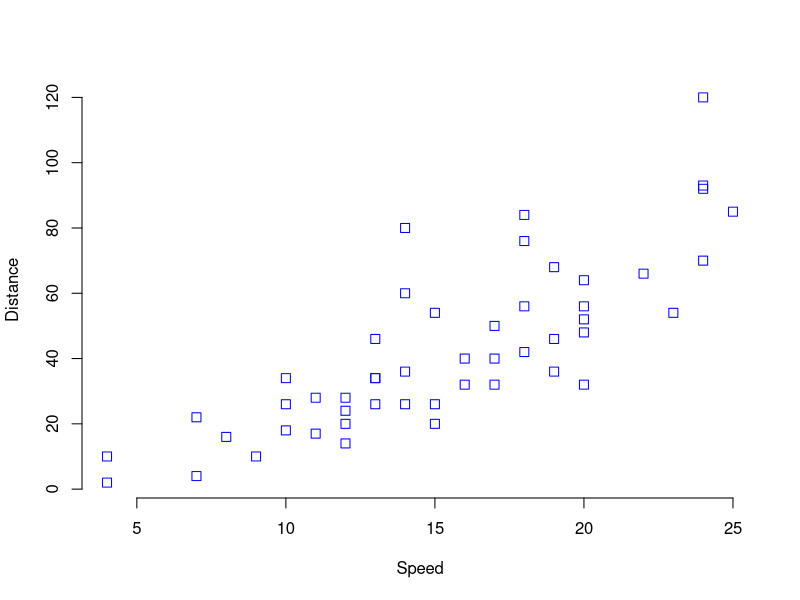
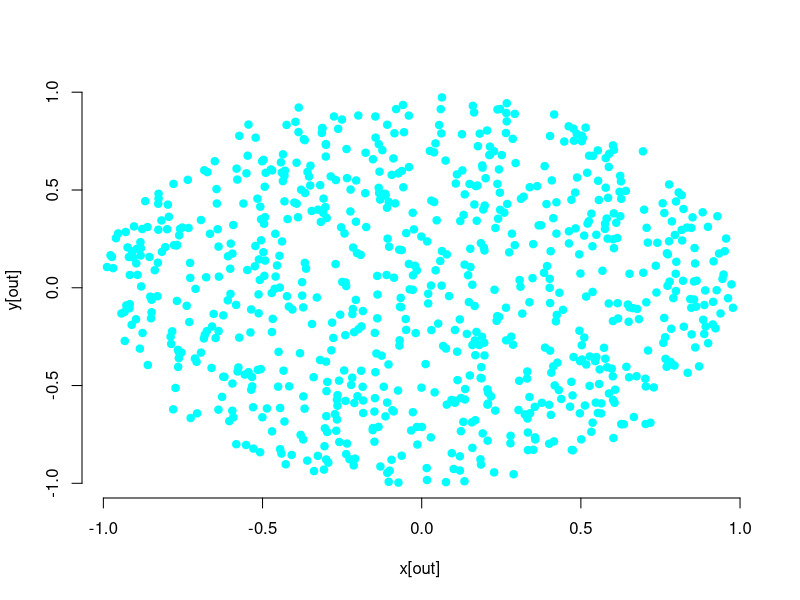
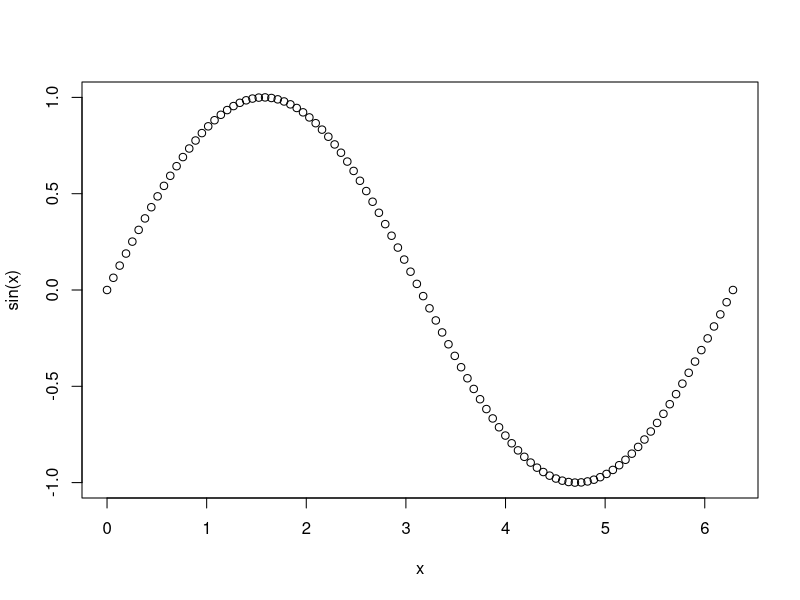
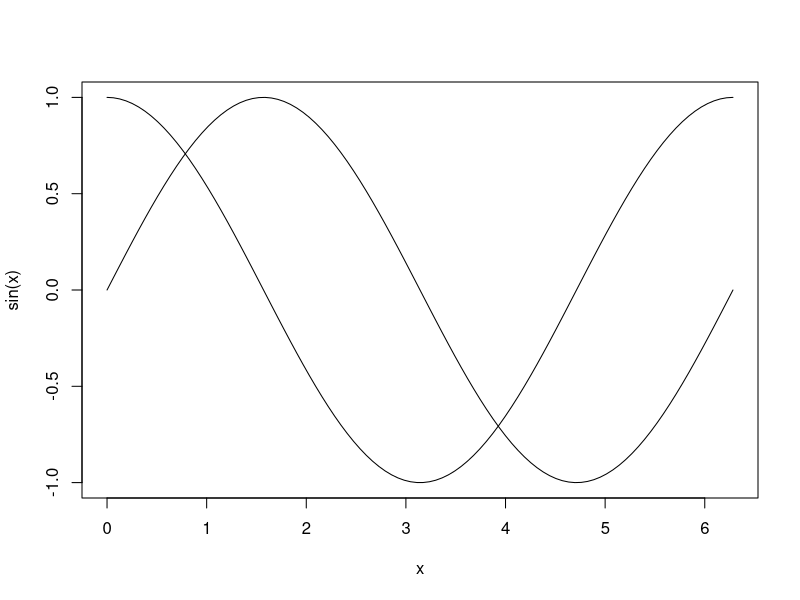
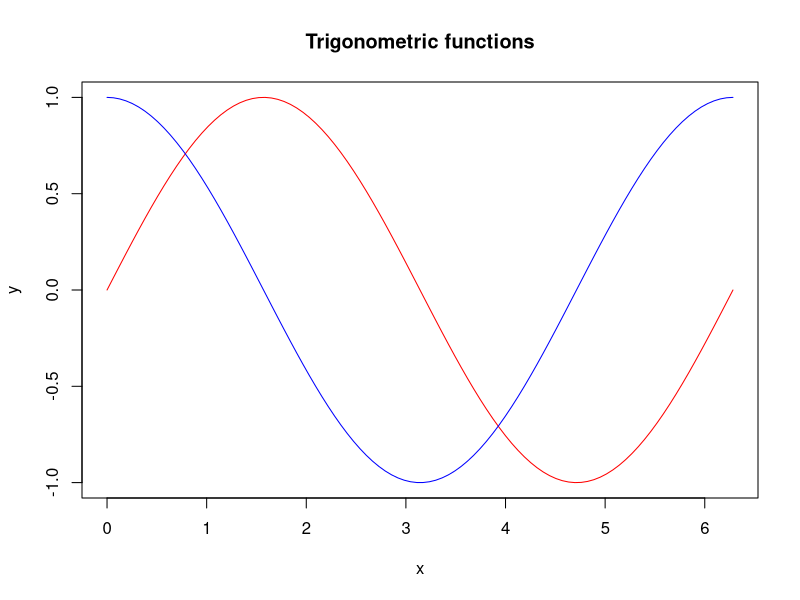

Recreate these plots in R, in order.
## ---- chunk 1
knitr::opts_chunk$set(fig.retina = 4, warning = FALSE, message = FALSE, fig.height = 5, fig.width = 7)
## ---- chunk 2
list(TRUE, 1L, 1, "1")
## ---- chunk 3
user_func <-
  function(x) { #<<
    result <- x + 1
    return(result)
  }
## ---- chunk 4
user_func <-
  function(x) {
    result <- x + 1 #<<
    return(result) #<<
  }
## ---- chunk 5
environment()

user_func2 <- function() {
  x <- 2 # evaluation environment #<<
  print(environment())
}

ls()
## ---- chunk 6
is.null(list()) # FALSE (on purpose!)
is.null(integer(length = 0)) # FALSE
is.null(logical(length = 0)) # FALSE
## ---- chunk 7
z <- 1:3
names(z)
names(z)[2] <- "b" ## assign just one name
z
## ---- chunk 8
x <- 1:12 ## atomic vector
dim(x) <- c(3, 4)
x
## ---- chunk 9
x <- matrix(1:12, ncol = 4, nrow = 4)
x
## ---- chunk 10
x <- matrix(1:12, ncol = 4, nrow = 4)
dimnames(x) <- list(c("A", "B", "C", "D"), as.character(1:4))
x
## ---- chunk 11
x["A", ]
## ---- chunk 12
(x <- 10)
(y <- list(obj1 = x))
## ---- chunk 13
class(x)
class(y)
## ---- chunk 14
(x <- factor(x = c(3, 1, 2), labels = c("large", "small", "medium")))
levels(x) <- c("small", "medium", "large")
## ---- chunk 15
x
## ---- chunk 16

L3 <- LETTERS[1:3]
fac <- sample(L3, 4, replace = TRUE)
d <- data.frame(x = 1L, y = 1:4, fac = fac)
## ---- chunk 17
d
## ---- chunk 18
d[1:2, ]
## ---- chunk 19
Speed <- cars$speed
Distance <- cars$dist
plot(
  x = Speed,
  y = Distance,
  pch = 0,
  cex = 1.2,
  col = "blue",
  bty = "n"
)
## ---- chunk 20
foo <- Vectorize(
  function(x, y) {
    if (x^2 + y^2 < 1) { #<<
      return(TRUE)
    } else {
      return(FALSE)
    }
  }
)

x <- runif(1000, -1, 1)
y <- runif(1000, -1, 1)

out <- foo(x, y)

plot(x[out], y[out], pch = 19, col = "cyan", bty = "n")
## ---- chunk 21
x <- -1
y <- -1

if (x^2 + y^2 < 1) {
  print(TRUE)
} else { #<<
  print(FALSE) #<<
} #<<
## ---- chunk 22
for (name in 1:3) {
  print(name + 1) # statement1 #<<
}
## ---- chunk 23
name <- 1

while (name < 4) { # statement1 #<<

  print(name + 1) # statement2 #<<
  name <- name + 1
}
## ---- chunk 24
(m <- matrix(1:6, nrow = 2))

m[, 1:2]
m[2, ]
## ---- chunk 25
my_ls <- list(
  obj1 = m,
  obj2 = "Hallo"
)

my_ls["obj1"]

my_ls[["obj1"]]

my_ls$obj2
## ---- chunk 26

## ---- chunk 27

## ---- chunk 28

## ---- chunk 29

## ---- chunk 30
# trigonometric functions:
x <- seq(
  from = 0,
  to = 2 * pi,
  length = 100
)

plot(x = x, y = sin(x))
## ---- chunk 31

## ---- chunk 32
plot(x, sin(x), type = "l")

?lines

# plot(x, cos(x))
lines(x, cos(x))
## ---- chunk 33

## ---- chunk 34

plot(x, sin(x),
  type = "l",
  col = "red", xlab = "x",
  ylab = "y",
  main = "Trigonometric functions"
)

lines(x, cos(x), col = "blue")
## ---- chunk 35

## ---- chunk 36

## ---- chunk 37

## ---- chunk 38

## ---- chunk 39

## ---- chunk 40

## ---- chunk 41

## ---- chunk 42

## ---- chunk 43

## ---- chunk 44

## ---- chunk 45

## ---- chunk 46

